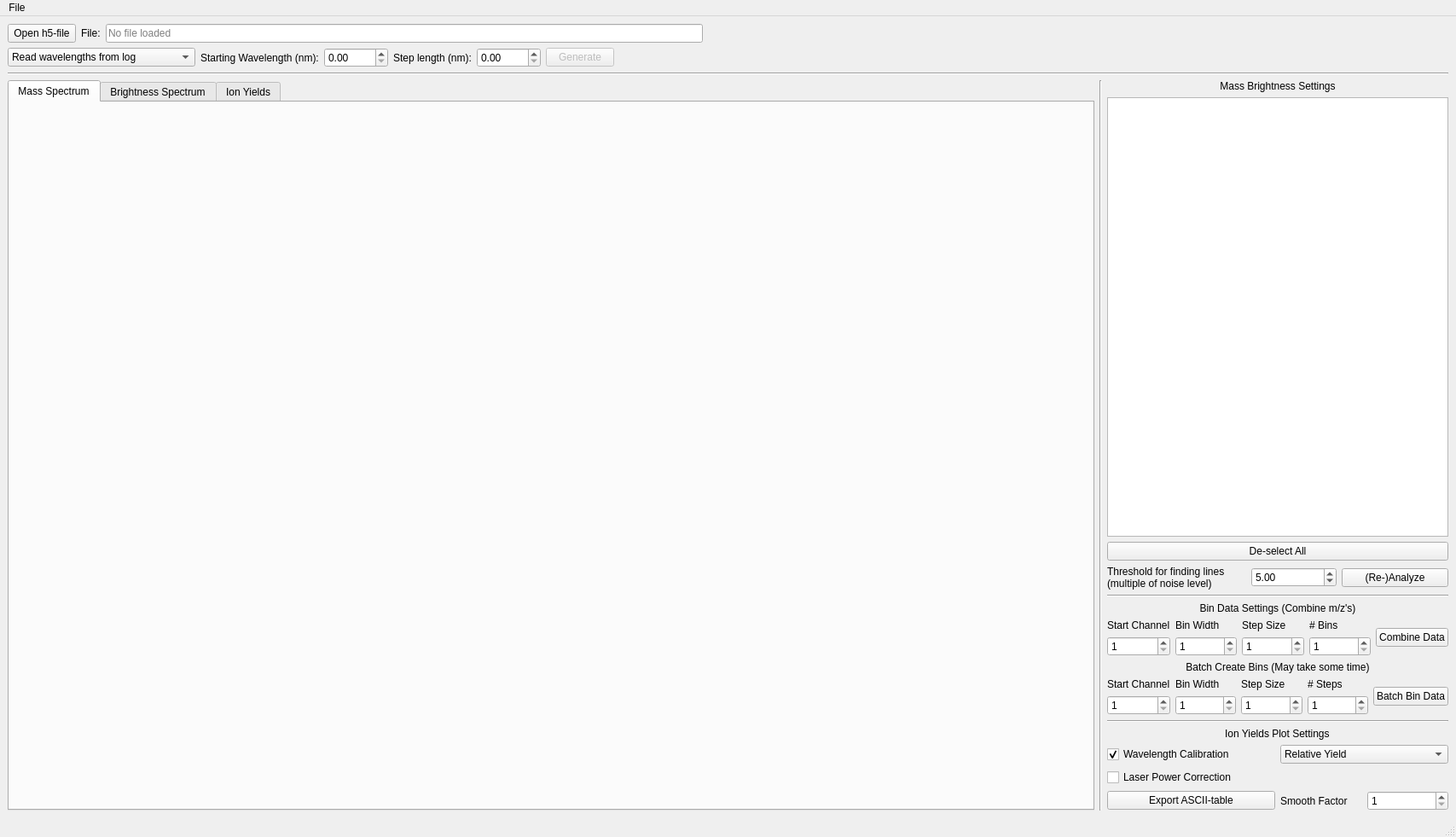
<?xml version="1.0" encoding="UTF-8"?>
<ui version="4.0">
 <class>MainWindow</class>
 <widget class="QMainWindow" name="MainWindow">
  <property name="enabled">
   <bool>true</bool>
  </property>
  <property name="geometry">
   <rect>
    <x>0</x>
    <y>0</y>
    <width>1707</width>
    <height>981</height>
   </rect>
  </property>
  <property name="sizePolicy">
   <sizepolicy hsizetype="MinimumExpanding" vsizetype="MinimumExpanding">
    <horstretch>0</horstretch>
    <verstretch>0</verstretch>
   </sizepolicy>
  </property>
  <property name="minimumSize">
   <size>
    <width>1280</width>
    <height>720</height>
   </size>
  </property>
  <property name="windowTitle">
   <string>Spectra Viewer</string>
  </property>
  <widget class="QWidget" name="centralwidget">
   <property name="sizePolicy">
    <sizepolicy hsizetype="MinimumExpanding" vsizetype="MinimumExpanding">
     <horstretch>0</horstretch>
     <verstretch>0</verstretch>
    </sizepolicy>
   </property>
   <layout class="QGridLayout" name="gridLayout">
    <item row="0" column="0">
     <layout class="QVBoxLayout" name="verticalLayout">
      <property name="sizeConstraint">
       <enum>QLayout::SetNoConstraint</enum>
      </property>
      <item>
       <layout class="QHBoxLayout" name="horizontalLayout">
        <item>
         <widget class="QPushButton" name="pushButton_loadh5">
          <property name="text">
           <string>Open h5-file</string>
          </property>
         </widget>
        </item>
        <item>
         <widget class="QLabel" name="label">
          <property name="text">
           <string>File:</string>
          </property>
         </widget>
        </item>
        <item>
         <widget class="QLineEdit" name="lineEdit_filename">
          <property name="enabled">
           <bool>true</bool>
          </property>
          <property name="minimumSize">
           <size>
            <width>300</width>
            <height>0</height>
           </size>
          </property>
          <property name="maximumSize">
           <size>
            <width>700</width>
            <height>16777215</height>
           </size>
          </property>
          <property name="placeholderText">
           <string>No file loaded</string>
          </property>
         </widget>
        </item>
        <item>
         <spacer name="horizontalSpacer">
          <property name="orientation">
           <enum>Qt::Horizontal</enum>
          </property>
          <property name="sizeType">
           <enum>QSizePolicy::MinimumExpanding</enum>
          </property>
          <property name="sizeHint" stdset="0">
           <size>
            <width>500</width>
            <height>20</height>
           </size>
          </property>
         </spacer>
        </item>
       </layout>
      </item>
      <item>
       <layout class="QHBoxLayout" name="horizontalLayout_6">
        <item>
         <widget class="QComboBox" name="comboBox_wl">
          <property name="sizePolicy">
           <sizepolicy hsizetype="Fixed" vsizetype="Fixed">
            <horstretch>0</horstretch>
            <verstretch>0</verstretch>
           </sizepolicy>
          </property>
          <property name="minimumSize">
           <size>
            <width>220</width>
            <height>0</height>
           </size>
          </property>
          <property name="maximumSize">
           <size>
            <width>150</width>
            <height>16777215</height>
           </size>
          </property>
          <item>
           <property name="text">
            <string>Read wavelengths from log</string>
           </property>
          </item>
          <item>
           <property name="text">
            <string>Generate wavelengths</string>
           </property>
          </item>
         </widget>
        </item>
        <item>
         <widget class="QLabel" name="label_2">
          <property name="text">
           <string>Starting Wavelength (nm):</string>
          </property>
         </widget>
        </item>
        <item>
         <widget class="QDoubleSpinBox" name="doubleSpinBox_wl0">
          <property name="minimumSize">
           <size>
            <width>75</width>
            <height>0</height>
           </size>
          </property>
          <property name="maximum">
           <double>5000.000000000000000</double>
          </property>
         </widget>
        </item>
        <item>
         <widget class="QLabel" name="label_3">
          <property name="text">
           <string>Step length (nm):</string>
          </property>
         </widget>
        </item>
        <item>
         <widget class="QDoubleSpinBox" name="doubleSpinBox_wlstep">
          <property name="minimumSize">
           <size>
            <width>75</width>
            <height>0</height>
           </size>
          </property>
         </widget>
        </item>
        <item>
         <widget class="QPushButton" name="gen_wls_Button">
          <property name="enabled">
           <bool>false</bool>
          </property>
          <property name="text">
           <string>Generate</string>
          </property>
         </widget>
        </item>
        <item>
         <spacer name="horizontalSpacer_2">
          <property name="orientation">
           <enum>Qt::Horizontal</enum>
          </property>
          <property name="sizeHint" stdset="0">
           <size>
            <width>40</width>
            <height>20</height>
           </size>
          </property>
         </spacer>
        </item>
       </layout>
      </item>
      <item>
       <widget class="Line" name="line">
        <property name="orientation">
         <enum>Qt::Horizontal</enum>
        </property>
       </widget>
      </item>
      <item>
       <layout class="QHBoxLayout" name="horizontalLayout_3">
        <item>
         <widget class="QTabWidget" name="tabWidget">
          <property name="currentIndex">
           <number>0</number>
          </property>
          <widget class="QWidget" name="widget_mpl_ms">
           <property name="sizePolicy">
            <sizepolicy hsizetype="Expanding" vsizetype="Expanding">
             <horstretch>0</horstretch>
             <verstretch>0</verstretch>
            </sizepolicy>
           </property>
           <attribute name="title">
            <string>Mass Spectrum</string>
           </attribute>
          </widget>
          <widget class="QWidget" name="widget_mpl_bs">
           <attribute name="title">
            <string>Brightness Spectrum</string>
           </attribute>
          </widget>
          <widget class="QWidget" name="widget_mpl_iy">
           <attribute name="title">
            <string>Ion Yields</string>
           </attribute>
          </widget>
         </widget>
        </item>
        <item>
         <widget class="Line" name="line_2">
          <property name="orientation">
           <enum>Qt::Vertical</enum>
          </property>
         </widget>
        </item>
        <item>
         <layout class="QVBoxLayout" name="verticalLayout_2">
          <item>
           <widget class="QLabel" name="label_4">
            <property name="text">
             <string>Mass Brightness Settings</string>
            </property>
            <property name="alignment">
             <set>Qt::AlignCenter</set>
            </property>
           </widget>
          </item>
          <item>
           <widget class="QTableView" name="tableView">
            <property name="sizePolicy">
             <sizepolicy hsizetype="Fixed" vsizetype="Expanding">
              <horstretch>0</horstretch>
              <verstretch>0</verstretch>
             </sizepolicy>
            </property>
            <property name="minimumSize">
             <size>
              <width>400</width>
              <height>0</height>
             </size>
            </property>
            <property name="editTriggers">
             <set>QAbstractItemView::NoEditTriggers</set>
            </property>
            <property name="alternatingRowColors">
             <bool>true</bool>
            </property>
            <property name="showGrid">
             <bool>false</bool>
            </property>
            <property name="sortingEnabled">
             <bool>true</bool>
            </property>
            <property name="wordWrap">
             <bool>false</bool>
            </property>
           </widget>
          </item>
          <item>
           <layout class="QHBoxLayout" name="horizontalLayout_2"/>
          </item>
          <item>
           <widget class="QPushButton" name="pushButton_deselect">
            <property name="text">
             <string>De-select All</string>
            </property>
           </widget>
          </item>
          <item>
           <layout class="QGridLayout" name="gridLayout_3">
            <item row="0" column="2" alignment="Qt::AlignRight">
             <widget class="QDoubleSpinBox" name="bs_thresh_text">
              <property name="minimumSize">
               <size>
                <width>100</width>
                <height>0</height>
               </size>
              </property>
              <property name="maximumSize">
               <size>
                <width>100</width>
                <height>16777215</height>
               </size>
              </property>
              <property name="maximum">
               <double>1000.000000000000000</double>
              </property>
              <property name="value">
               <double>5.000000000000000</double>
              </property>
             </widget>
            </item>
            <item row="0" column="0">
             <widget class="QLabel" name="label_6">
              <property name="text">
               <string>Threshold for finding lines
(multiple of noise level)</string>
              </property>
             </widget>
            </item>
            <item row="0" column="3">
             <widget class="QPushButton" name="bs_thresh_button">
              <property name="text">
               <string>(Re-)Analyze</string>
              </property>
             </widget>
            </item>
           </layout>
          </item>
          <item>
           <widget class="Line" name="line_4">
            <property name="orientation">
             <enum>Qt::Horizontal</enum>
            </property>
           </widget>
          </item>
          <item>
           <widget class="QLabel" name="label_11">
            <property name="text">
             <string>Bin Data Settings (Combine m/z's)</string>
            </property>
            <property name="alignment">
             <set>Qt::AlignCenter</set>
            </property>
           </widget>
          </item>
          <item>
           <layout class="QVBoxLayout" name="verticalLayout_8">
            <item>
             <layout class="QHBoxLayout" name="horizontalLayout_5">
              <item>
               <layout class="QVBoxLayout" name="verticalLayout_5">
                <item>
                 <widget class="QLabel" name="label_10">
                  <property name="text">
                   <string>Start Channel</string>
                  </property>
                 </widget>
                </item>
                <item>
                 <widget class="QSpinBox" name="binstart_spinBox">
                  <property name="toolTip">
                   <string>Position of first bin to add.</string>
                  </property>
                  <property name="minimum">
                   <number>1</number>
                  </property>
                  <property name="maximum">
                   <number>9999</number>
                  </property>
                  <property name="value">
                   <number>1</number>
                  </property>
                 </widget>
                </item>
               </layout>
              </item>
              <item>
               <layout class="QVBoxLayout" name="verticalLayout_3">
                <item>
                 <widget class="QLabel" name="label_8">
                  <property name="text">
                   <string>Bin Width</string>
                  </property>
                 </widget>
                </item>
                <item>
                 <widget class="QSpinBox" name="binwidth_spinBox">
                  <property name="toolTip">
                   <string>Width of each bin to be summed.</string>
                  </property>
                  <property name="minimum">
                   <number>1</number>
                  </property>
                 </widget>
                </item>
               </layout>
              </item>
              <item>
               <layout class="QVBoxLayout" name="verticalLayout_4">
                <item>
                 <widget class="QLabel" name="label_9">
                  <property name="text">
                   <string>Step Size</string>
                  </property>
                 </widget>
                </item>
                <item>
                 <widget class="QSpinBox" name="binsep_spinBox">
                  <property name="toolTip">
                   <string>Bin to bin distance (between starting points).</string>
                  </property>
                  <property name="minimum">
                   <number>1</number>
                  </property>
                 </widget>
                </item>
               </layout>
              </item>
              <item>
               <layout class="QVBoxLayout" name="verticalLayout_9">
                <item>
                 <widget class="QLabel" name="label_12">
                  <property name="text">
                   <string># Bins</string>
                  </property>
                 </widget>
                </item>
                <item>
                 <widget class="QSpinBox" name="binsteps_spinBox">
                  <property name="toolTip">
                   <string>Number of bins to combine.</string>
                  </property>
                  <property name="minimum">
                   <number>1</number>
                  </property>
                  <property name="maximum">
                   <number>9999</number>
                  </property>
                 </widget>
                </item>
               </layout>
              </item>
              <item>
               <layout class="QVBoxLayout" name="verticalLayout_6">
                <item>
                 <widget class="QPushButton" name="pushButton_bincreate">
                  <property name="text">
                   <string>Combine Data</string>
                  </property>
                 </widget>
                </item>
               </layout>
              </item>
             </layout>
            </item>
           </layout>
          </item>
          <item>
           <widget class="QLabel" name="label_13">
            <property name="text">
             <string>Batch Create Bins (May take some time)</string>
            </property>
            <property name="alignment">
             <set>Qt::AlignCenter</set>
            </property>
           </widget>
          </item>
          <item>
           <layout class="QHBoxLayout" name="horizontalLayout_7">
            <item>
             <layout class="QVBoxLayout" name="verticalLayout_12">
              <item>
               <widget class="QLabel" name="label_15">
                <property name="text">
                 <string>Start Channel</string>
                </property>
               </widget>
              </item>
              <item>
               <widget class="QSpinBox" name="batchstart_spinBox">
                <property name="minimum">
                 <number>1</number>
                </property>
                <property name="maximum">
                 <number>9999</number>
                </property>
               </widget>
              </item>
             </layout>
            </item>
            <item>
             <layout class="QVBoxLayout" name="verticalLayout_11">
              <item>
               <widget class="QLabel" name="label_14">
                <property name="text">
                 <string>Bin Width</string>
                </property>
               </widget>
              </item>
              <item>
               <widget class="QSpinBox" name="batchwidth_spinBox">
                <property name="minimum">
                 <number>1</number>
                </property>
               </widget>
              </item>
             </layout>
            </item>
            <item>
             <layout class="QVBoxLayout" name="verticalLayout_16">
              <item>
               <widget class="QLabel" name="label_16">
                <property name="text">
                 <string>Step Size</string>
                </property>
               </widget>
              </item>
              <item>
               <widget class="QSpinBox" name="batchsep_spinBox">
                <property name="minimum">
                 <number>1</number>
                </property>
               </widget>
              </item>
             </layout>
            </item>
            <item>
             <layout class="QVBoxLayout" name="verticalLayout_15">
              <item>
               <widget class="QLabel" name="label_17">
                <property name="text">
                 <string># Steps</string>
                </property>
               </widget>
              </item>
              <item>
               <widget class="QSpinBox" name="batchsteps_spinBox">
                <property name="minimum">
                 <number>1</number>
                </property>
                <property name="maximum">
                 <number>999</number>
                </property>
               </widget>
              </item>
             </layout>
            </item>
            <item>
             <layout class="QVBoxLayout" name="verticalLayout_13">
              <item>
               <widget class="QPushButton" name="pushButton_batchcreate">
                <property name="text">
                 <string>Batch Bin Data</string>
                </property>
               </widget>
              </item>
             </layout>
            </item>
           </layout>
          </item>
          <item>
           <widget class="Line" name="line_3">
            <property name="orientation">
             <enum>Qt::Horizontal</enum>
            </property>
           </widget>
          </item>
          <item alignment="Qt::AlignHCenter">
           <widget class="QLabel" name="label_5">
            <property name="text">
             <string>Ion Yields Plot Settings</string>
            </property>
           </widget>
          </item>
          <item>
           <layout class="QGridLayout" name="gridLayout_4">
            <item row="2" column="0">
             <widget class="QPushButton" name="pushButton_export">
              <property name="text">
               <string>Export ASCII-table</string>
              </property>
             </widget>
            </item>
            <item row="0" column="0">
             <widget class="QCheckBox" name="iy_calib_box">
              <property name="text">
               <string>Wavelength Calibration</string>
              </property>
              <property name="checked">
               <bool>true</bool>
              </property>
             </widget>
            </item>
            <item row="2" column="1">
             <layout class="QHBoxLayout" name="horizontalLayout_4">
              <item>
               <widget class="QLabel" name="label_7">
                <property name="text">
                 <string>Smooth Factor</string>
                </property>
               </widget>
              </item>
              <item>
               <widget class="QSpinBox" name="smooth_spinBox">
                <property name="minimum">
                 <number>1</number>
                </property>
                <property name="singleStep">
                 <number>2</number>
                </property>
                <property name="value">
                 <number>1</number>
                </property>
               </widget>
              </item>
             </layout>
            </item>
            <item row="0" column="1">
             <widget class="QComboBox" name="comboBox_flat">
              <item>
               <property name="text">
                <string>Relative Yield</string>
               </property>
              </item>
              <item>
               <property name="text">
                <string>Differential Counts</string>
               </property>
              </item>
              <item>
               <property name="text">
                <string>Raw Counts</string>
               </property>
              </item>
             </widget>
            </item>
            <item row="1" column="0">
             <widget class="QCheckBox" name="power_corr_box">
              <property name="text">
               <string>Laser Power Correction</string>
              </property>
              <property name="checked">
               <bool>false</bool>
              </property>
             </widget>
            </item>
           </layout>
          </item>
         </layout>
        </item>
       </layout>
      </item>
     </layout>
    </item>
   </layout>
  </widget>
  <widget class="QMenuBar" name="menubar">
   <property name="geometry">
    <rect>
     <x>0</x>
     <y>0</y>
     <width>1707</width>
     <height>22</height>
    </rect>
   </property>
   <widget class="QMenu" name="menuFile">
    <property name="title">
     <string>File</string>
    </property>
   </widget>
   <addaction name="menuFile"/>
  </widget>
  <widget class="QStatusBar" name="statusbar"/>
 </widget>
 <resources/>
 <connections/>
</ui>
